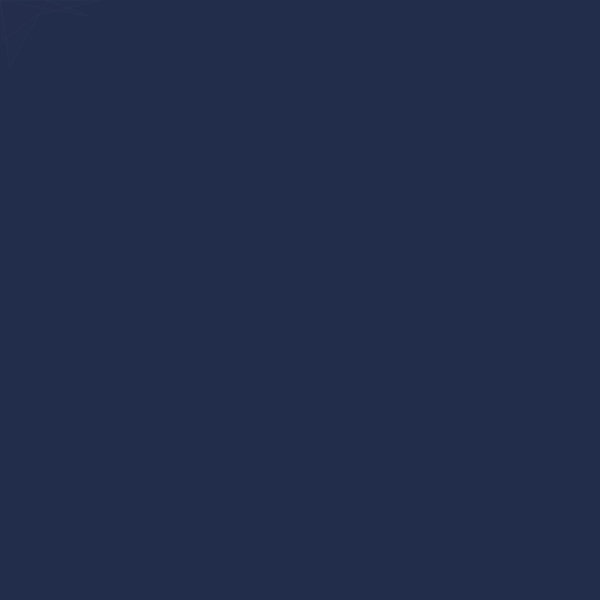
Frame 1 (no input)
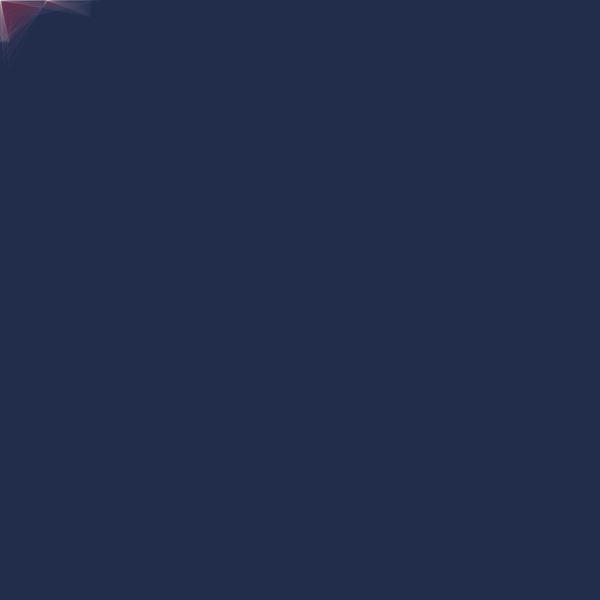
Frame 60 (the mouse pressed at the canvas centre just before this capture)
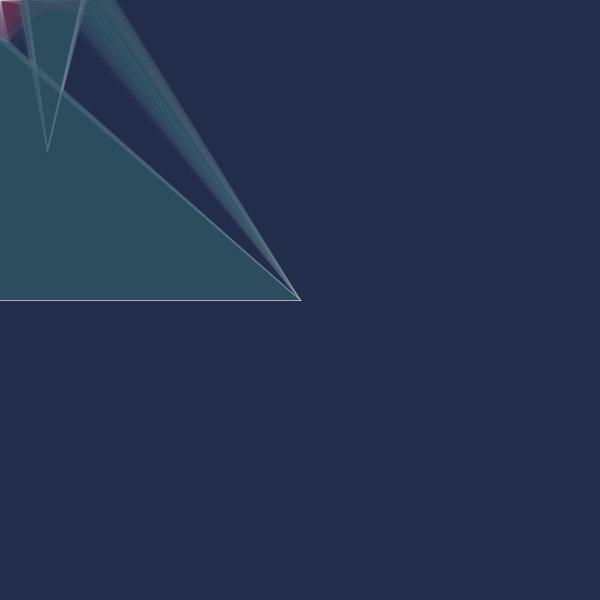
Frame 120 (the mouse held since frame 60 and released just before this capture)

The Processing sketch that drew these frames (run headless with seeded random() and noise(); from frame 60 on, the mouse is pressed at the canvas centre):

// Processing sketch: processing_72776
// ── processing_72776.pde

int sube;
int bla;


void setup() {
 size(600, 600);
  smooth();
  background(34,45,76);
  colorMode(RGB);
  noStroke();
  sube = 45;
  bla = 34;
}


void draw() {
  sube += random(1);
  bla -= 1;
  
  stroke(273,232,232, 4);

  if (mousePressed == true) {
    random(23);
    fill(54,87,98, 15);
  }
  else {
    fill(250,122,122,1);
  }
  quad(mouseX, mouseY, random(10), sube^4, bla+3, sube/3, bla*3, mouseX);
  quad(mouseX, mouseY, random(10), bla*2, sube^2, mouseX/2, sube*2, bla/2);   

}
